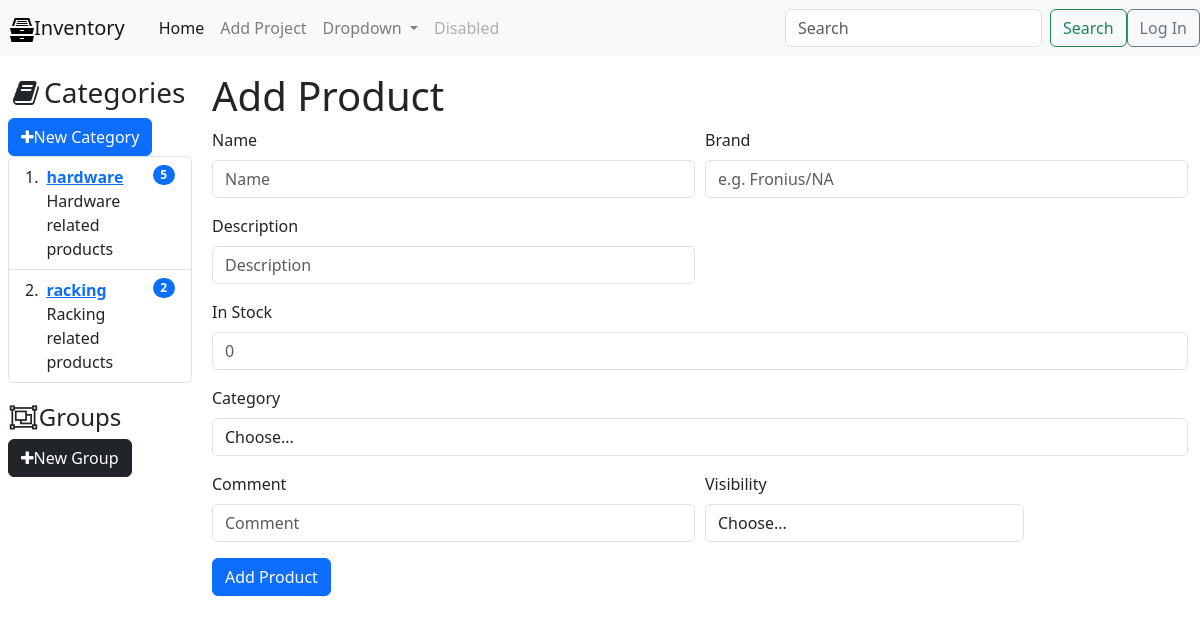
The app's page /addproduct/, older data.
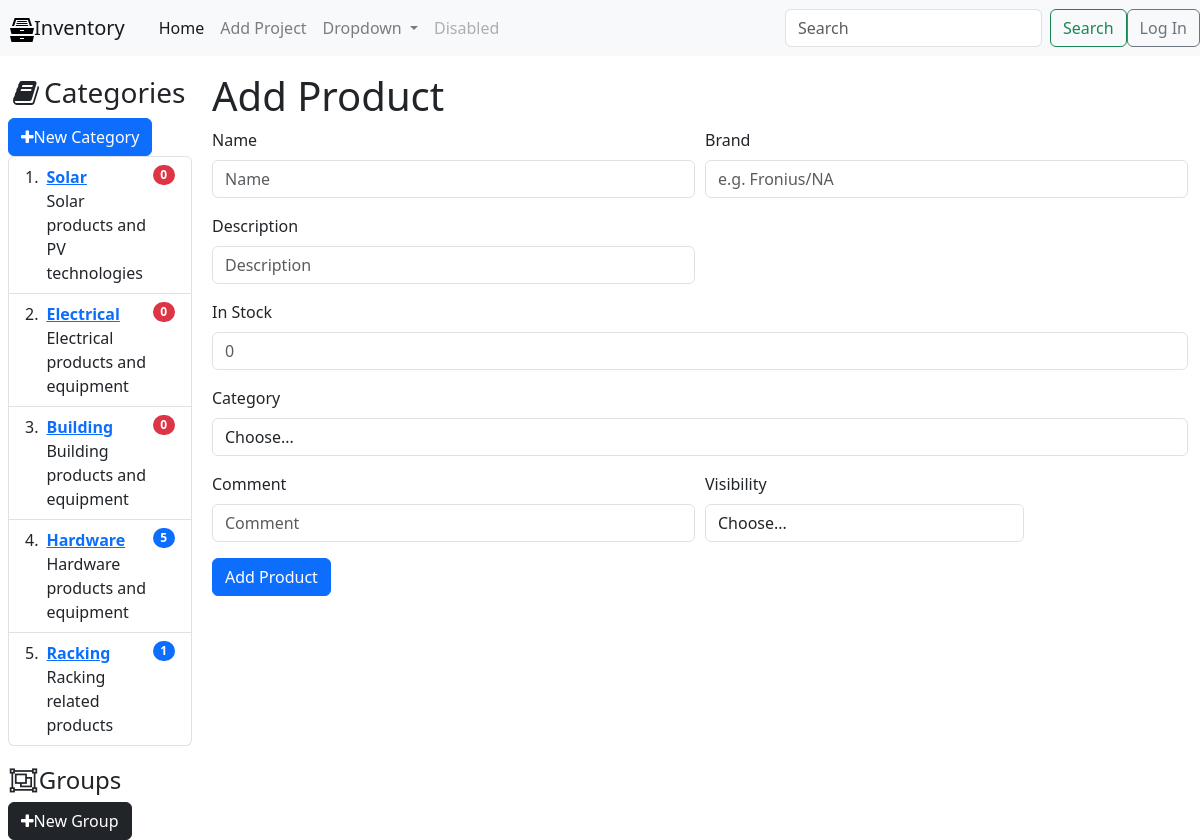
The same page, newer data.
### tables this page shows
CREATE TABLE categories (
  id INTEGER PRIMARY KEY AUTOINCREMENT,
  name VARCHAR(255),
  description TEXT NOT NULL DEFAULT '',
  comment TEXT DEFAULT NULL,
  datetime_added TIMESTAMP DEFAULT CURRENT_TIMESTAMP,
  last_modified TIMESTAMP DEFAULT CURRENT_TIMESTAMP
);

### main.py (the view, shortened to what this page needs)
@app.route('/addproduct/', methods=('GET', 'POST'))
def addproduct():
    return render_template('addproduct.html',
                           title="Add Product",
                           categories=get_categories_ls())

### main.py (called while the page is built)
def get_db_connection():
    conn = sqlite3.connect('database.db')
    conn.row_factory = sqlite3.Row
    return conn

def get_categories_ls():
    conn = get_db_connection()
    cur = conn.cursor()
    cur.execute(
        "SELECT c.id AS id, c.name AS name, c.description AS description, c.comment AS comment, COUNT(p.id) AS products_count FROM categories c LEFT JOIN products p ON c.id = p.id_category GROUP BY c.id, c.name"
    )
    categories = cur.fetchall()
    conn.close()
    return categories

### templates/addproduct.html (shortened to what this page needs)
{% extends 'base.html' %}
{% block content %}
    <h1>{{title}}</h1>
<form method="POST">
  <div class="form-row">
    <div class="form-group col-md-6">
      <label for="inputName">Name</label>
      <input type="text"
        class="form-control"
        name="name"
        placeholder="Name"
        id="name"
        required=""
        value="{{ request.form['name'] }}">
    </div>
    <div class="form-group col-md-6">
      <label for="inputName">Brand</label>
      <input type="text"
        class="form-control"
        name="brand"
        placeholder="e.g. Fronius/NA"
        id="brand"
        required=""
        value="{{ request.form['brand'] }}">
    </div>
    <div class="form-group col-md-6">
      <label for="inputText">Description</label>
      <input type="text"
        class="form-control"
        name="description"
        placeholder="Description"
        id="description"
        required=""
        value="{{ request.form['description'] }}">
    </div>
  </div>
  <div class="form-group">
    <label for="inputStock">In Stock</label>
    <input type="number"
      class="form-control"
      name="instock"
      placeholder="0"
      id="instock"
      required=""
      value="{{ request.form['instock'] }}">
  </div>
  <div class="form-group">
    <label for="inputCategory">Category</label>
    <select name="category" id="category" class="form-control">
      <option selected>Choose...</option>
    </select>
  </div>
  <div class="form-row">
    <div class="form-group col-md-6">
      <label for="inputComment">Comment</label>
      <input type="text"
        class="form-control"
        name="comment"
        placeholder="Comment"
        id="comment"
        required=""
        value="{{ request.form['comment'] }}">
    </div>
    <div class="form-group col-md-4">
      <label for="inputVisible">Visibility</label>
      <select name="visible" id="visible" class="form-control">
        <option selected>Choose...</option>
      </select>
    </div>
  </div>
  <button type="submit" class="btn btn-primary">Add Product</button>
</form>
{% endblock %}

### templates/base.html (shortened to what the changed rows need)
<!DOCTYPE html>
<html lang="en">
  <head>
      <link rel="stylesheet" href="{{ url_for('static', filename='font-awesome/css/font-awesome.min.css') }}">
    <link rel="stylesheet" href="{{ url_for('static', filename='css/styles.css') }}">
    <link rel="stylesheet" href="https://cdn.jsdelivr.net/npm/bootstrap@4.5.3/dist/css/bootstrap.min.css">
    <link rel="stylesheet" href="https://cdn.jsdelivr.net/npm/bootstrap@5.3.3/dist/css/bootstrap.min.css">
    <link rel="stylesheet" href="https://cdn.jsdelivr.net/npm/bootstrap-icons@1.11.3/font/bootstrap-icons.css">
    <link rel="stylesheet" href="https://cdn.jsdelivr.net/npm/bootstrap-table@1.22.6/dist/bootstrap-table.min.css">
  </head>
  <body>
    <div class="container-fluid">
    <div class="row flex-nowrap">
      <div class="col-auto col-md-3 col-xl-2 px-sm-2 px-0">
        <ol class="list-group list-group-numbered">
          {% for category in categories %}
          {% if title==category['name'] %}
          <li class="list-group-item d-flex justify-content-between align-items-start bg-primary text-light">
          {% else %}
            <li class="list-group-item d-flex justify-content-between align-items-start">
              {% endif %}
            <div class="ms-2 me-auto">
              <div class="fw-bold">
                {% if title==category['name'] %}
                <a class="link-light" href="{{ url_for('category', id=category['id']) }}">{{ category['name']}}</a>
                {% else %}
                <a href="{{ url_for('category', id=category['id']) }}">{{ category['name']}}</a>
                {% endif %}
              </div>
              {{category['description']}}
            </div>
              {% if title==category['name'] %}
              <span class="badge text-bg-light rounded-pill">{{category['products_count']}}</span>
              {% else %}
              {% if category['products_count'] == 0 %}
              <span class="badge text-bg-danger rounded-pill">{{category['products_count']}}</span>
              {% else %}
              <span class="badge text-bg-primary rounded-pill">{{category['products_count']}}</span>
              {% endif %}
              {% endif %}
          </li>
          {% endfor %}
        </ol>
      </div>
      <div class="col py-3 content">
          {% block content %} {% endblock %}
      </div>
    </div>
      </div>
  </body>
</html>

Row changes from the older to the newer data that the page shows:
removed categories: name "hardware", description "Hardware related products", products_count "5"
removed categories: name "racking", description "Racking related products", products_count "2"
added categories: name "Solar", description "Solar products and PV technologies", products_count "0"
added categories: name "Electrical", description "Electrical products and equipment", products_count "0"
added categories: name "Building", description "Building products and equipment", products_count "0"
added categories: name "Hardware", description "Hardware products and equipment", products_count "5"
added categories: name "Racking", description "Racking related products", products_count "1"
